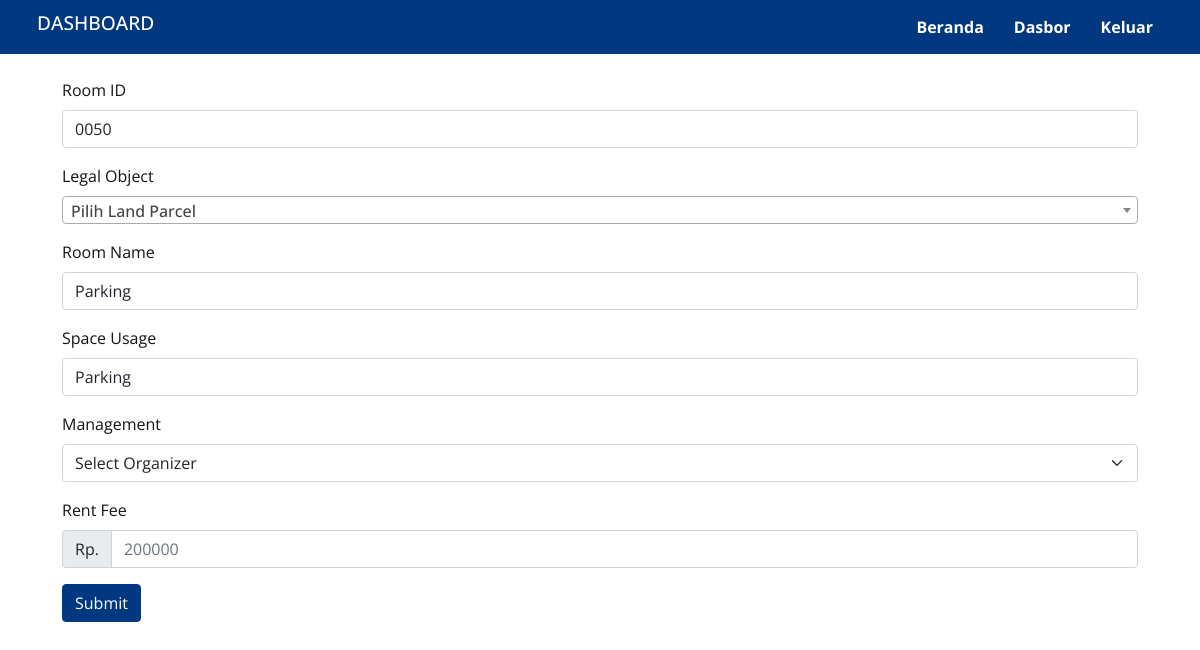
Before: /data/room/edit-room.php?room=0050&legal=850924 (signed in) with the older database file.
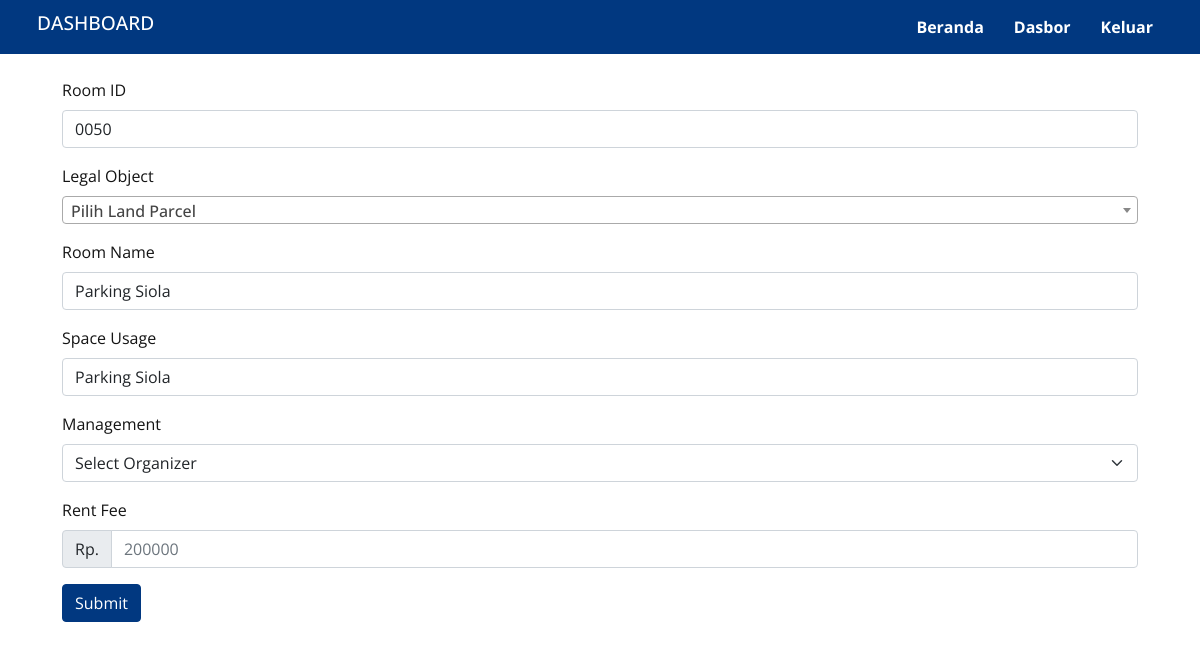
After: the same page with the newer database file.
### tables this page shows
CREATE TABLE `rooms_table` (
  `room_id` varchar(50) NOT NULL,
  `legal_object_id` int(11) DEFAULT NULL,
  `organizer_id` int(11) DEFAULT NULL,
  `room_name` varchar(255) DEFAULT NULL,
  `space_usage` varchar(255) DEFAULT NULL,
  `rent_fee` varchar(255) DEFAULT NULL
);

### action/get-room.php (called while the page is built, shortened)
<?php
include 'db_connect.php';
if ($_SERVER['REQUEST_METHOD'] === 'GET') {
    if (isset($_GET['room']) && !empty($_GET['room']) && isset($_GET['legal']) && !empty($_GET['legal'])) {
        $RoomId = $_GET['room'];
        $LegalId = $_GET['legal'];
        $sql = "SELECT rm.*, p.*, m.id as organizer_id, m.organizer_name, m.organizer_address, m.organizer_city, m.organizer_head, lp.parcel_id, lp.building
        FROM rooms_table rm
        LEFT JOIN legal_objects_table p ON rm.legal_object_id = p.id
        LEFT JOIN managements_table m ON m.id = rm.organizer_id
        LEFT JOIN land_parcel_table lp ON p.parcel_id = lp.parcel_id
        WHERE rm.room_id = '$RoomId' AND rm.legal_object_id = $LegalId
        LIMIT 1";
        $result = $conn->query($sql);
        if ($result->num_rows > 0) {
            $rooms_table = $result->fetch_assoc();
        }
    } elseif (isset($_GET['get']) && !empty($_GET['get'])) {
    }
}

### action/fucntion.php (called while the page is built, shortened)
<?php
function old($name)
{
    return null;
}

### data/room/edit-room.php (the view, shortened to what this page needs)
<!doctype html>
<html lang="en">
<head>
    <link href="https://cdn.jsdelivr.net/npm/bootstrap@5.0.2/dist/css/bootstrap.min.css" rel="stylesheet">
    <link rel="stylesheet" href="https://cdnjs.cloudflare.com/ajax/libs/magicsuggest/2.1.5/magicsuggest-min.css" />
    <link href="https://cdn.jsdelivr.net/npm/select2@4.1.0-rc.0/dist/css/select2.min.css" rel="stylesheet" />
    <link rel="stylesheet" href="/assets/css/style.css" />
</head>
<?php include_once $_SERVER['DOCUMENT_ROOT'] . '/action/first-load.php'; ?>
<?php include_once '../../action/get-room.php' ?>
<body>
    <?php include '../../assets/view/dashboard_header.php' ?>
    <main>
        <div class="container ">
            <div class="row justify-content-center  m-2 py-3">
                <form action="/action/save-room.php?room=<?= $rooms_table['room_id']; ?>&legal=<?= $rooms_table['legal_object_id']; ?>" method="POST" enctype="multipart/form-data">
                    <div class="mb-3">
                        <label for="room_id" class="form-label">Room ID</label>
                        <input type="text" class="form-control" id="room_id" name="room_id" value="<?= old('room_id') ?? $rooms_table['room_id']; ?>" required>
                    </div>
                    <div class="mb-3">
                        <label for="legal_object_id" class="form-label">Legal Object</label>
                    </div>
                    <div class="mb-3">
                        <label for="room_name" class="form-label">Room Name</label>
                        <input type="text" class="form-control" id="room_name" name="room_name" value="<?= old('room_name') ?? $rooms_table['room_name']; ?>" required>
                    </div>
                    <div class="mb-3">
                        <label for="space_usage" class="form-label">Space Usage</label>
                        <input type="text" class="form-control" id="space_usage" name="space_usage" value="<?= old('space_usage') ?? $rooms_table['space_usage']; ?>" required>
                    </div>
                    <div class="mb-3">
                        <label for="organizer" class="form-label">Management</label>
                        <select class="form-select" id="organizer" name="organizer" required>
                            <option value="" disabled selected>Select Organizer</option>
                        </select>
                    </div>
                    <div class="mb-3">
                        <label for="rent_fee" class="form-label">Rent Fee</label>
                        <div class="input-group">
                            <div class="input-group-text">Rp.</div>
                            <input type="text" class="form-control" id="rent_fee" name="rent_fee" value="<?= old('rent_fee') ?? $rooms_table['rent_fee']; ?>" placeholder="200000" required>
                        </div>
                    </div>
                    <button type="submit" class="btn btn-primary">Submit</button>
                </form>
            </div>
        </div>
    </main>
</body>
</html>

### assets/view/dashboard_header.php (shortened to what this page needs)
<header>
    <nav>
        <div class="nav-logo">
            <div class="name-logo">
                <h1>DASHBOARD</h1>
            </div>
        </div>
        <div class="nav-menu">
            <ul class="nav-menu-group">
                <li><a href="/" title="">Beranda</a></li>
                <li><a href="/dashboard" title="">Dasbor</a></li>
                <?php if (isset($_SESSION['islogin'])) : ?>
                    <li><a href="/action/auth/process_logout.php" title="Keluar">Keluar</a></li>
                <?php else : ?>
                    <li><a href="/auth/login.php" title="Masuk">Masuk</a></li>
                <?php endif ?>
            </ul>
        </div>
    </nav>
</header>

### assets/css/style.css (style rules this page uses)
* { margin: 0; padding: 0; box-sizing: border-box; text-decoration: none !important; outline: none !important; border: none; scroll-behavior: smooth; }
body { font-family: "Open Sans", "Roboto", "Segoe UI", sans-serif; font-weight: 500; color: #141414; }
header { padding: 0rem 2rem; top: 0; position: sticky; align-items: center; background-color: #013880; z-index: 1000; }
.nav-logo { padding: 5px; }
.nav-logo .name-logo h1 { font-size: 1.2rem; max-width: 21rem; color: white; word-wrap: break-word; }
header nav { display: flex; flex-wrap: wrap; flex-direction: row; justify-content: space-between; align-items: center; gap: 1.3em; }
header .nav-menu { display: flex; justify-content: center; align-items: center; }
header .nav-menu-group { display: flex; list-style: none; justify-content: center; margin: auto; }
header .nav-menu-group li { padding: 10px; margin: 5px; font-weight: 700; }
header .nav-menu-group li a { color: white; }
.btn-primary { background-color: #013880; border-color: #013880; }
label { font-weight: 400; }
ul, #myUL { list-style-type: none; }

Changed rows visible on the page:
changed rooms_table id 0050: room_name "Parking" → "Parking Siola"; space_usage "Parking" → "Parking Siola"
